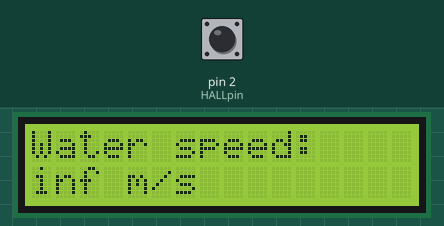
Simulated run of this sketch. Board: Arduino Uno, built with avr-gcc and run on an emulated ATmega328P. On the bench: 16×2 character LCD. Inputs (shaded band) come from the test bench; at power-on: pin 2 (HALLpin) HIGH. What the sketch prints to the serial monitor is not drawn.

Above: at 1.2 s.
1.3 s: pin 2 (HALLpin) pulled LOW for 0.15 s
At 2.3 s:
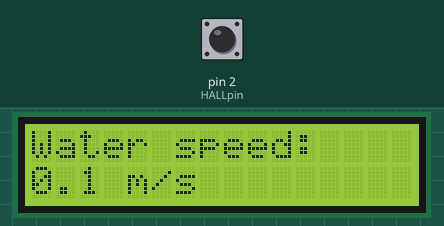
At 4.0 s:
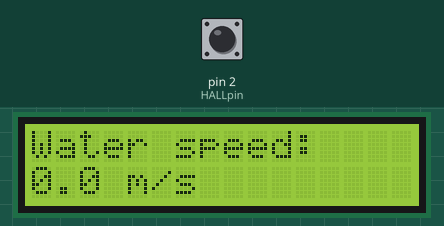
Timing chart, 0 to 5.5 s (numbered marks = the images above; inputs shaded):
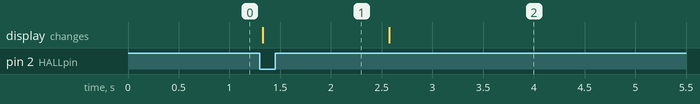

Measured:
- after the input at 1.3 s, the display: changes at once (image 1)

The sketch:

H-HOPE_Hi-wing.ino
```cpp
//Arduino 1.0.5 IDE

//include libraries for I2C and LCD display
#include <Wire.h>
#include <LiquidCrystal_I2C.h>

//LCD has i2c address 0x27 or 0x3F
LiquidCrystal_I2C lcd(0x27,16,2);

//counter
#define HALLpin 2

//variables
volatile unsigned long deltaT, deltaTold, InteruptTime=0;
float waterSpeed=0;


void setup(){
//Serial for debug
Serial.begin(19200);
//I2C begin
Wire.begin();
//LCD begin
lcd.init();
lcd.backlight();
lcd.setCursor(0, 0);
lcd.print("Water speed:");

//Interupt pin setup
pinMode(HALLpin, INPUT_PULLUP);
attachInterrupt(0, cnt, FALLING);
}


void loop(){

lcd.setCursor(0, 1);
//calculate water speed from frequency
waterSpeed=130.0/deltaT;  //y=130/x
//print water speed to LCD
lcd.print(waterSpeed,1);
lcd.print(" m/s");
//lcd.print(", ");
//lcd.print(deltaT);
//lcd.print(" ms   ");
//if no data from hall sensor set water speed to 0.
if(InteruptTime+1000<millis()){
  deltaT=9999;
}
//Serial print for debug
Serial.println(deltaT);
delay(200);
}


///////////////////////////////////////////////////////////////////////
//magnet detector - interrupt
void cnt() {
  deltaT=millis()-deltaTold;
  deltaTold=millis();
  InteruptTime=millis();
}
```
